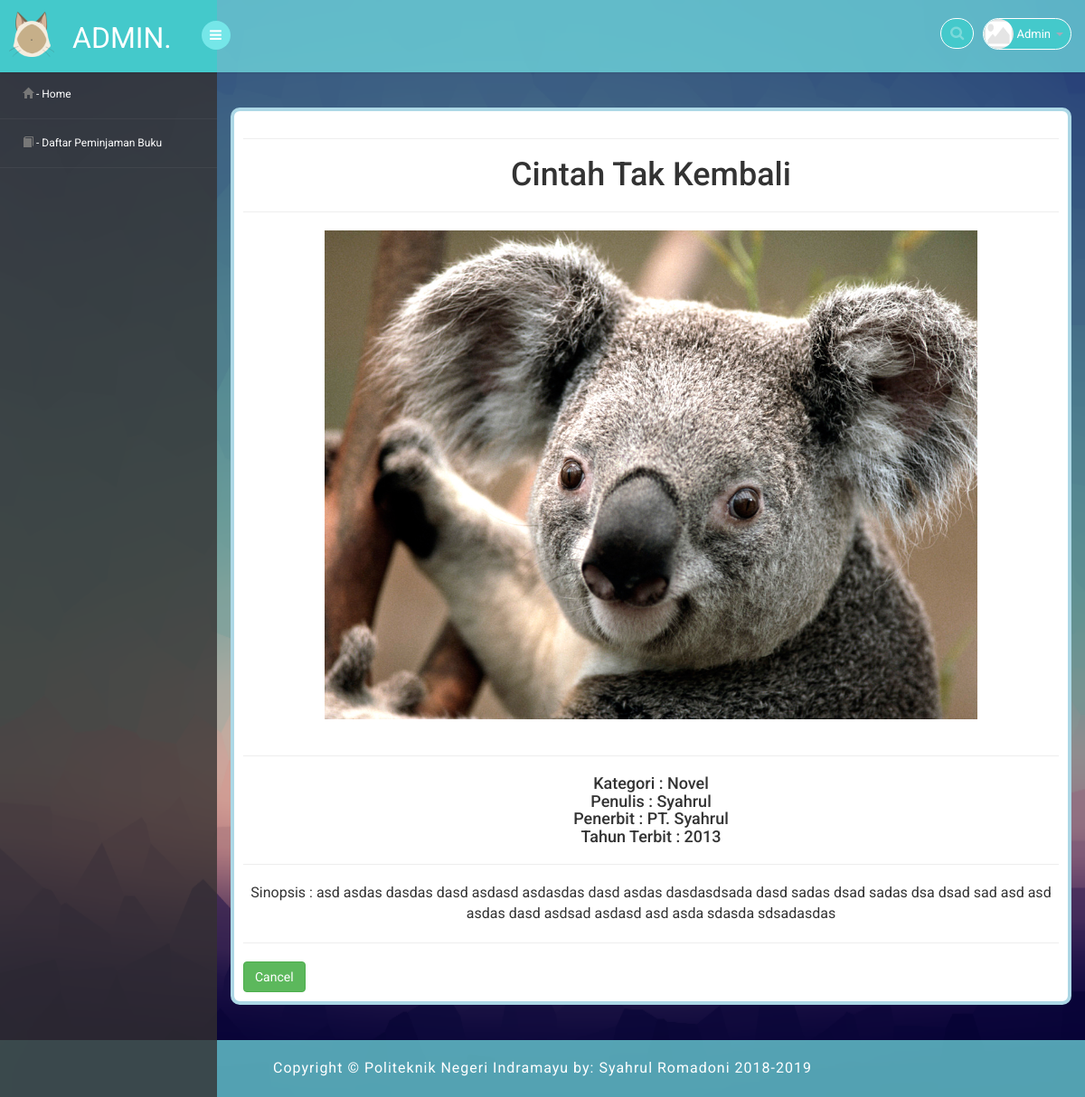
Screenshot of /2/media.php?page=detail_buku&id=1 (signed in) with the database file from the repository.
### tables this page shows
CREATE TABLE `buku` (
  `id` int(11) NOT NULL,
  `nama` varchar(255) NOT NULL,
  `tahun_terbit` year(4) DEFAULT NULL,
  `id_penulis` int(11) DEFAULT NULL,
  `id_penerbit` int(11) DEFAULT NULL,
  `id_kategori` int(11) DEFAULT NULL,
  `sinopsis` text,
  `sampul` varchar(255) DEFAULT NULL,
  `berkas` varchar(255) DEFAULT NULL
);

CREATE TABLE `kategori` (
  `id` int(11) NOT NULL,
  `nama` varchar(255) NOT NULL
);

CREATE TABLE `penulis` (
  `id` int(11) NOT NULL,
  `nama` varchar(255) NOT NULL,
  `alamat` text,
  `telepon` varchar(255) DEFAULT NULL,
  `email` varchar(255) DEFAULT NULL
);

CREATE TABLE `penerbit` (
  `id` int(11) NOT NULL,
  `nama` varchar(255) DEFAULT NULL,
  `alamat` text,
  `telepon` varchar(255) DEFAULT NULL,
  `email` varchar(2555) DEFAULT NULL
);

### 2/detail_buku.php (the view, shortened to what this page needs)
<?php
include "../config/koneksi.php";
$id=$_GET['id'];
$query = "SELECT * FROM buku WHERE id='$id'";
$hasil = mysqli_query($conn, $query);
$tampil = mysqli_num_rows($hasil);
if ( $tampil> 0) {
    while ( $data = mysqli_fetch_assoc($hasil)) {
?>
<div align="center" class="sss ssa">
	<hr>
	<h1><?php echo $data['nama']?></h1>
	<hr>
	<img class="img00" src="../sampul/<?php echo "$data[sampul]"; ?>">
	<hr>
	<?php
		$data1 = mysqli_query($conn, "SELECT * FROM kategori WHERE id='$data[id_kategori]'");
		$id    = mysqli_fetch_array($data1);
		$mp1   = $id['nama'];
	?>
	<h4>Kategori : <?php echo $mp1; ?></h4>
	<?php
		$data1 = mysqli_query($conn, "SELECT * FROM penulis WHERE id='$data[id_penulis]'");
		$id    = mysqli_fetch_array($data1);
		$mp2   = $id['nama'];
	?>
	<h4>Penulis : <?php echo $mp2; ?></h4>
	<?php
		$data1 = mysqli_query($conn, "SELECT * FROM penerbit WHERE id='$data[id_penerbit]'");
		$id    = mysqli_fetch_array($data1);
		$mp3   = $id['nama'];
	?>
	<h4>Penerbit : <?php echo $mp3; ?></h4>
	<h4>Tahun Terbit : <?php echo "$data[tahun_terbit]"; ?></h4>
	<hr>
	<p>Sinopsis : <?php echo "$data[sinopsis]"; ?></p>
	<hr>
	<div align="left">
		<button class="btn btn-success" type="button" onclick="history.back()">Cancel</button>
	</div>
</div>
<?php
    }
}
?>

### assets/css/style.css (style rules this page uses)
.img00 { height: 150px; width: 150px; margin-bottom: 20px; }
.img00 { height: 70%; width: 80%; }
.sss { background-color: white; border-radius: 10px; padding: 10px; border: 4px solid lightblue; }
h4, h5, h6, h1, h2, h3 { margin: 0; }
p { margin: 0; }
html, body { font-family: 'Roboto', sans-serif; font-size: 100%; overflow-x: hidden; background: url(../images/bg00.png) no-repeat 0px 0px; background-size:cover; background-repeat: no-repeat; background-attachment: fixed; -webkit-background-size: 100%; }
h1,h2,h3,h4,h5,h6 { margin:0; }
p { margin:0; }

### rows the page displays
buku: nama "Cintah Tak Kembali", sampul (picture), id_kategori.nama "Novel", id_penulis.nama "Syahrul", id_penerbit.nama "PT. Syahrul", tahun_terbit "2013", sinopsis "asd asdas dasdas dasd asdasd asdasdas dasd asdas dasdasdsada dasd sadas dsad sadas dsa dsad sad asd asd asdas dasd asdsad asdasd asd asda sdasda sdsadasdas"

### other values shown
$_SESSION['username'] "Admin"
